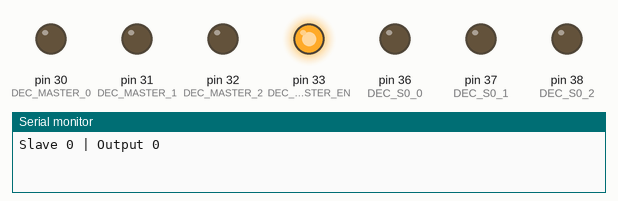
The sketch below on a simulated Arduino Mega 2560, built with avr-gcc and run on an emulated ATmega2560. On the bench: output pins drawn as LEDs (lit = HIGH), the last lines printed to the serial monitor.

Above: at 0.5 s.
At 1.5 s:
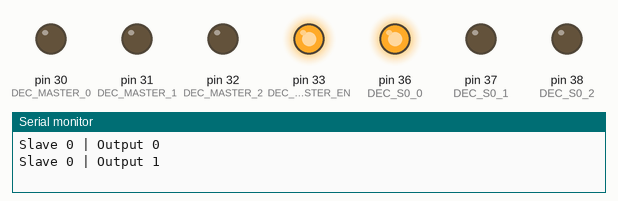
At 2.5 s:
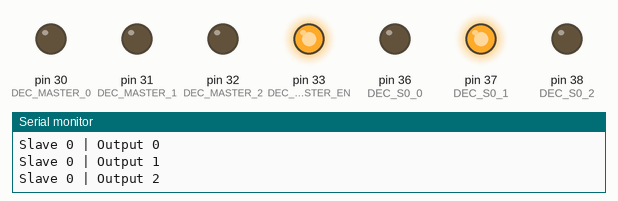
At 3.5 s:
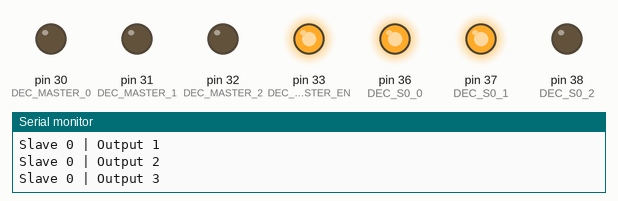
At 5.5 s:
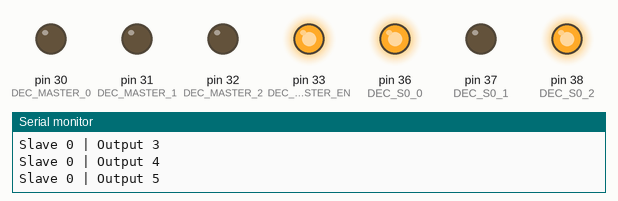
At 7.5 s:
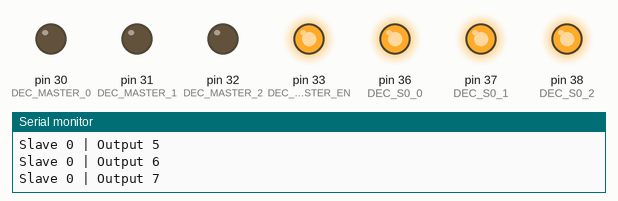
Timing chart, 0 to 9.2 s (numbered marks = the images above):
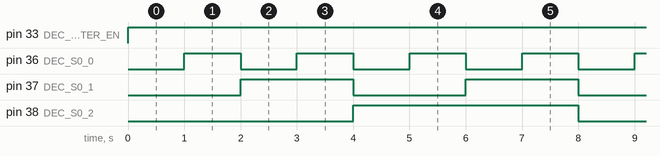

The sketch:

test_files.ino
```cpp
/*
 * SKETCH FOR TESTING THE DECODERS
 *
 * Note: Since 74LS138N outputs are active low
 *
 * The decoder configurations:
 * MASTER:
 * G1 is the enable
 * G2A, G2B tied low
 *
 * SLAVES:
 * G1 is tied HIGH
 * G2B is tied LOW
 * G2A is now an active low enable, connected straight to master's output
 */

#define DEC_MASTER_EN 33 // should be G1 on the decoder, tie G2A G2B low
#define DEC_MASTER_2 32
#define DEC_MASTER_1 31
#define DEC_MASTER_0 30

// slave 0 select pins
#define DEC_S0_2 38
#define DEC_S0_1 37
#define DEC_S0_0 36


void setup() {
  // open up the serial for debugging information
  Serial.begin(9600);

  // initialize the master decorder
  pinMode(DEC_MASTER_EN, OUTPUT);
  pinMode(DEC_MASTER_2, OUTPUT);
  pinMode(DEC_MASTER_1, OUTPUT);
  pinMode(DEC_MASTER_0, OUTPUT);

  // intialize the slave 0
  pinMode(DEC_S0_2, OUTPUT);
  pinMode(DEC_S0_1, OUTPUT);
  pinMode(DEC_S0_0, OUTPUT);

  // turn off all the decoders
  digitalWrite(DEC_MASTER_EN, LOW);
}

void loop() {
  // select slave 0 using the master's pins
  digitalWrite(DEC_MASTER_2, LOW);
  digitalWrite(DEC_MASTER_1, LOW);
  digitalWrite(DEC_MASTER_0, LOW);

  // loop through each of slave 0's 8 LEDs
  for (byte i=0; i<8; i++) {

    // let the serial know what we are doing
    Serial.print("Slave 0 | Output ");
    Serial.println(i);

    // turn off slave 0 (and all slaves)
    digitalWrite(DEC_MASTER_EN, LOW);

    // update the selects
    digitalWrite(DEC_S0_2, bitRead(i,2));
    digitalWrite(DEC_S0_1, bitRead(i,1));
    digitalWrite(DEC_S0_0, bitRead(i,0));

    // turn on slave 0 by enabling master decoder
    digitalWrite(DEC_MASTER_EN, HIGH);

    // wait a moment to observe the effects
    delay(1000);
  }
}
```

Measured:
- by itself, pin 33 (DEC_MASTER_EN): LOW → HIGH at 0.00 s
- by itself, pin 36 (DEC_S0_0): alternates HIGH for 1.0 s and LOW for 1.0 s
- by itself, pin 37 (DEC_S0_1): alternates HIGH for 2.0 s and LOW for 2.0 s
- by itself, pin 38 (DEC_S0_2): alternates HIGH for 4.0 s and LOW for 4.0 s
